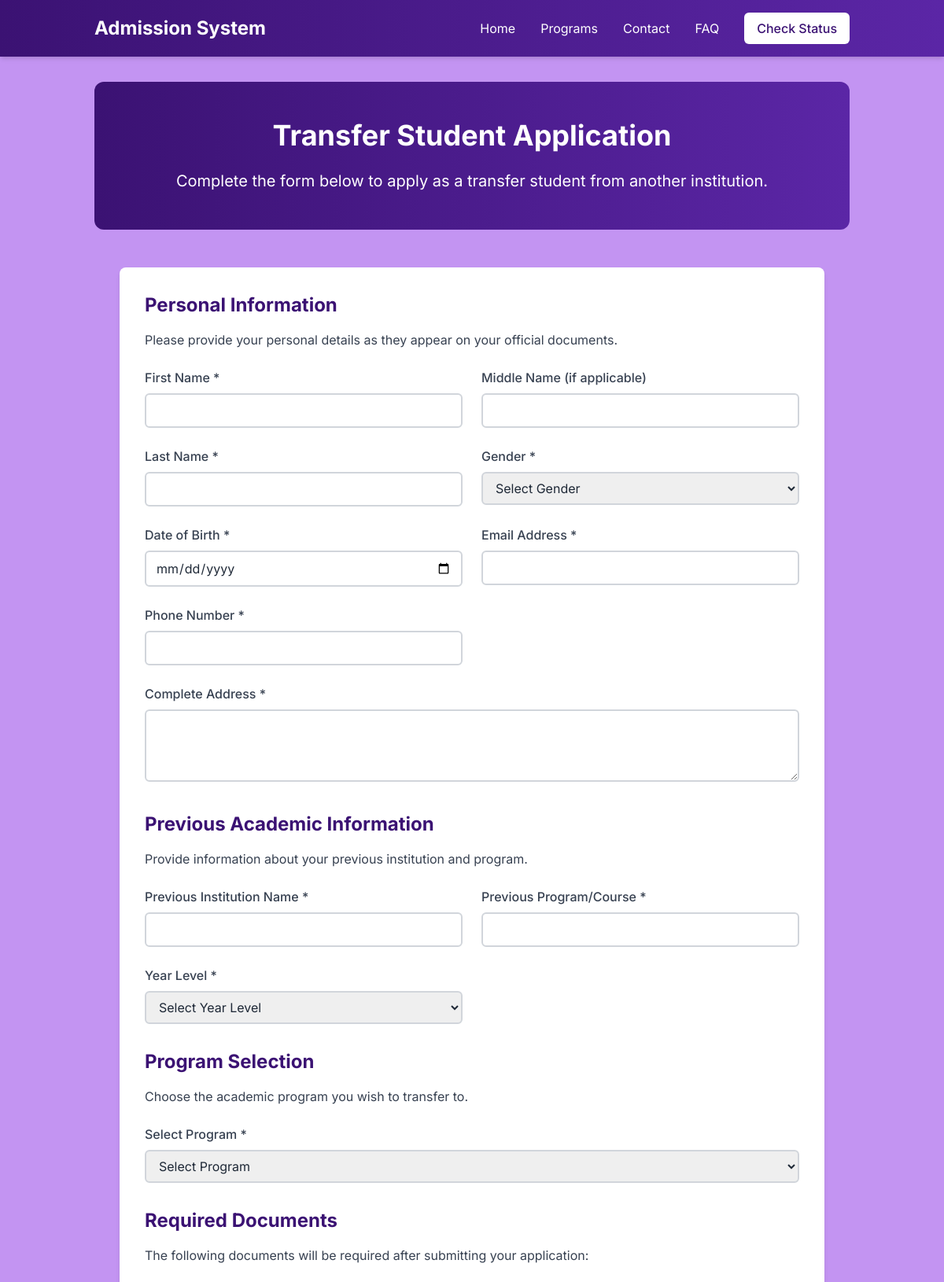
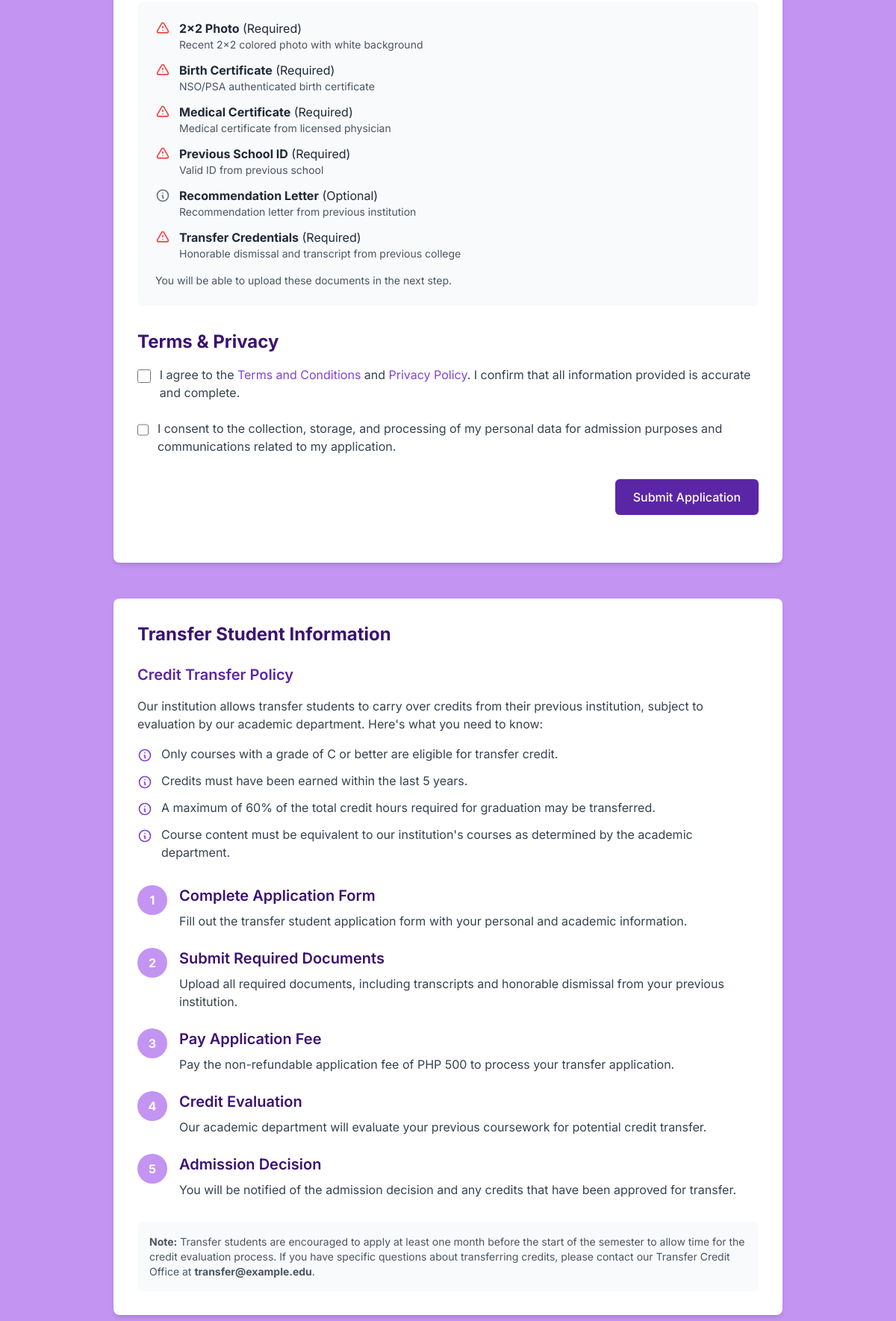
The page /apply/transfer.php (upper part) on the database its author committed (2 pictures, top to bottom).
### tables this page shows
CREATE TABLE `requirements` (
  `id` int(11) NOT NULL,
  `name` varchar(100) NOT NULL,
  `description` text NOT NULL,
  `required` tinyint(1) NOT NULL DEFAULT 1,
  `applicant_type` enum('new','returning','transfer','all') NOT NULL DEFAULT 'all',
  `created_at` timestamp NOT NULL DEFAULT current_timestamp()
);

### apply/transfer.php (the view, shortened to what the rows shown need)
<?php
require_once '../includes/db.php';
require_once '../includes/functions.php';
$requirements = getRequirementsByType(APPLICANT_TRANSFER);
require_once '../includes/header.php';
?>
<section class="py-12 header-gradient text-white rounded-xl mb-12">
    <div class="container mx-auto px-4 text-center">
        <h1 class="text-4xl font-bold mb-6">Transfer Student Application</h1>
    </div>
</section>
<section class="max-w-4xl mx-auto bg-white rounded-lg shadow-md p-8 mb-12 animate-on-scroll">
    <div class="mb-8">
        <h2 class="text-2xl font-bold text-dark-purple mb-4">Personal Information</h2>
        <form action="transfer.php" method="post" id="application-form">
            <div class="mt-8 mb-8">
                <h2 class="text-2xl font-bold text-dark-purple mb-4">Previous Academic Information</h2>
            </div>
            <div class="mt-8 mb-8">
                <h2 class="text-2xl font-bold text-dark-purple mb-4">Program Selection</h2>
            </div>
            <div class="mt-8 mb-8">
                <h2 class="text-2xl font-bold text-dark-purple mb-4">Required Documents</h2>
                <div class="bg-gray-50 rounded-lg p-6">
                    <ul class="space-y-3">
                        <?php foreach ($requirements as $requirement): ?>
                            <li class="flex items-start space-x-3">
                                <?php if ($requirement['required']): ?>
                                    <span>
                                        <strong class="text-gray-800"><?= htmlspecialchars($requirement['name']) ?></strong> (Required)
                                        <p class="text-gray-600 text-sm"><?= htmlspecialchars($requirement['description']) ?></p>
                                    </span>
                                <?php else: ?>
                                    <svg class="w-5 h-5 mt-0.5 text-gray-500 flex-shrink-0" fill="none" stroke="currentColor" viewBox="0 0 24 24" xmlns="http://www.w3.org/2000/svg">
                                        <path stroke-linecap="round" stroke-linejoin="round" stroke-width="2" d="M13 16h-1v-4h-1m1-4h.01M21 12a9 9 0 11-18 0 9 9 0 0118 0z"></path>
                                    </svg>
                                    <span>
                                        <strong class="text-gray-800"><?= htmlspecialchars($requirement['name']) ?></strong> (Optional)
                                        <p class="text-gray-600 text-sm"><?= htmlspecialchars($requirement['description']) ?></p>
                                    </span>
                                <?php endif; ?>
                            </li>
                        <?php endforeach; ?>
                    </ul>
                </div>
            </div>
            <div class="mt-8">
                <h2 class="text-2xl font-bold text-dark-purple mb-4">Terms & Privacy</h2>
            </div>
        </form>
    </div>
</section>
<section class="max-w-4xl mx-auto bg-white rounded-lg shadow-md p-8 mb-12">
    <h2 class="text-2xl font-bold text-dark-purple mb-6">Transfer Student Information</h2>
</section>
<?php require_once '../includes/footer.php'; ?>

### rows shown on the page
requirements: name "2x2 Photo", description "Recent 2x2 colored photo with white background"
requirements: name "Birth Certificate", description "NSO/PSA authenticated birth certificate"
requirements: name "Medical Certificate", description "Medical certificate from licensed physician"
requirements: name "Previous School ID", description "Valid ID from previous school"
requirements: name "Recommendation Letter", description "Recommendation letter from previous institution"
requirements: name "Transfer Credentials", description "Honorable dismissal and transcript from previous college"

### other values the page prints
ADMISSION_FEE "500"
